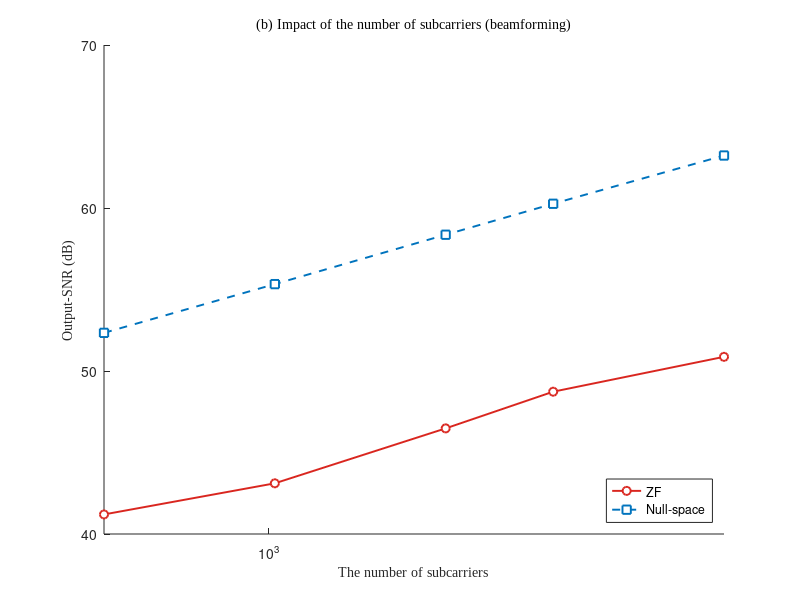

Here is the MATLAB script that generated this plot: (Note: this script raises an error after producing the figure.)
% =========================================================================
% plot_output_snr_ns_l_zf_null_nosic.m
%   只画 ZF 和 Null-space 两条曲线，去掉 digital SIC 曲线
%   数据使用之前完整版跑出的结果
%   输出 .fig + .png
% =========================================================================
function plot_output_snr_ns_l_zf_null_nosic()
close all; clc;

fig_dir = fullfile(pwd, 'fig');
if ~exist(fig_dir, 'dir'), mkdir(fig_dir); end

% ---- (b) subcarriers data ----
ns_x = [512, 1024, 2048, 3168, 6336];
ns_zf = [41.20, 43.11, 46.48, 48.73, 50.87];
ns_ns = [52.34, 55.33, 58.36, 60.26, 63.22];

% ---- (c) CPI length data ----
L_x = [16, 32, 64, 128, 256];
L_zf = [37.32, 39.69, 42.45, 46.38, 48.73];
L_ns = [48.26, 51.22, 54.23, 57.29, 60.26];

% ---- 画图 ----
plot_two(ns_x, [ns_zf; ns_ns], ...
    'The number of subcarriers', ...
    '(b) Impact of the number of subcarriers (beamforming)', ...
    fullfile(fig_dir, 'fig_output_snr_vs_subcarriers_zf_null_nosic'));

plot_two(L_x, [L_zf; L_ns], ...
    'The CPI length', ...
    '(c) Impact of CPI length (beamforming)', ...
    fullfile(fig_dir, 'fig_output_snr_vs_cpi_length_zf_null_nosic'));

fprintf('Done. Saved two no-SIC figures to fig/\n');
end

function plot_two(x, y_mat, xlabel_str, title_str, base_path)
fig = figure('Color', 'w', 'Units', 'pixels', ...
    'Position', [100, 140, 620, 470], 'Name', title_str);
ax = axes('Parent', fig);
hold(ax, 'on');

colors    = {[0.85 0.15 0.12], [0.00 0.45 0.74]};
markers   = {'o', 's'};
linestyles = {'-', '--'};
labels    = {'ZF', 'Null-space'};

for k = 1:size(y_mat, 1)
    plot(ax, x, y_mat(k, :), ...
        'Color', colors{k}, ...
        'Marker', markers{k}, ...
        'LineStyle', linestyles{k}, ...
        'MarkerSize', 6, ...
        'LineWidth', 1.4, ...
        'MarkerFaceColor', 'w', ...
        'DisplayName', labels{k});
end

xlabel(ax, xlabel_str, 'FontName', 'Times New Roman', 'FontSize', 10);
ylabel(ax, 'Output-SNR (dB)', 'FontName', 'Times New Roman', 'FontSize', 10);
title(ax, title_str, 'FontName', 'Times New Roman', ...
    'FontSize', 10, 'FontWeight', 'normal');
set(ax, 'XScale', 'log');
set(ax, 'XTick', [10, 100, 1000, 10000]);
xlim(ax, [min(x), max(x)]);
y_finite = y_mat(isfinite(y_mat));
if ~isempty(y_finite)
    ylo = floor(min(y_finite)/10)*10;
    yhi = ceil(max(y_finite)/10)*10;
    if yhi - ylo < 10, yhi = ylo + 10; end
    ylim(ax, [ylo, yhi]);
    set(ax, 'YTick', ylo:10:yhi);
end
legend(ax, labels, 'Location', 'southeast', 'Box', 'on');
apply_nature_axes(ax);
hold(ax, 'off');

savefig(fig, [base_path '.fig']);
exportgraphics(fig, [base_path '.png'], 'Resolution', 300);
close(fig);
fprintf('  saved: %s.fig/.png\n', base_path);
end
